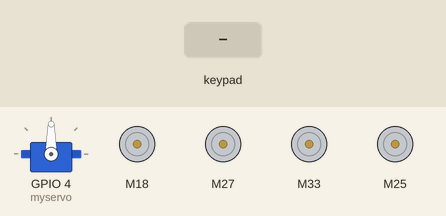
This sketch was run on a simulated ESP32. Parts: servo, 4 × DC motor (green arrow = forward, orange = backward, longer = faster). The inputs (shaded band) are chosen by the test bench. What the sketch prints to the serial monitor is not drawn.

Above: at 1.2 s.
1.3 s: key 'U' pressed
At 2.5 s:
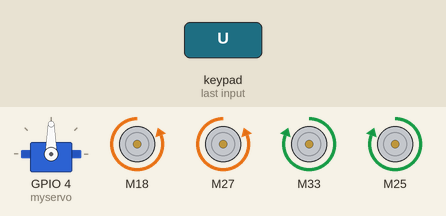
2.8 s: key 'D' pressed
At 3.7 s:
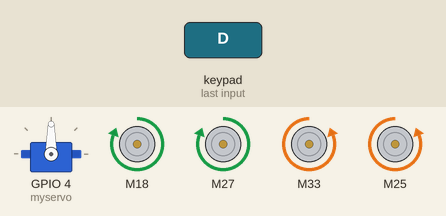
4.3 s: key 'L' pressed
At 4.8 s:
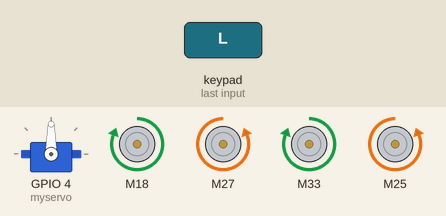
5.8 s: key 'R' pressed
At 7.0 s:
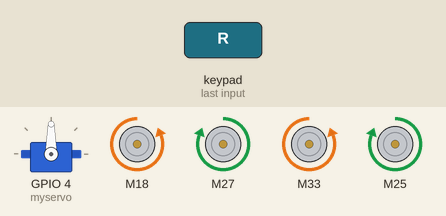
7.3 s: key 'X' pressed
At 8.3 s:
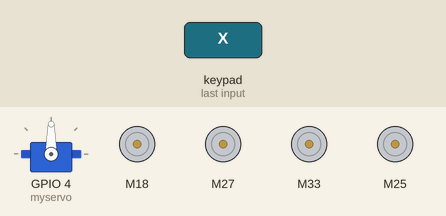
8.8 s: key 'O' pressed
At 9.4 s:
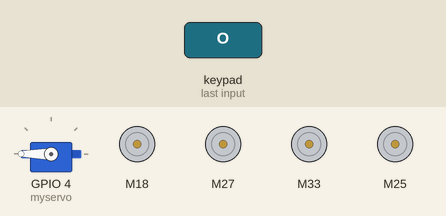
Timing chart, 0 to 11.3 s (numbered marks = the images above; inputs shaded):
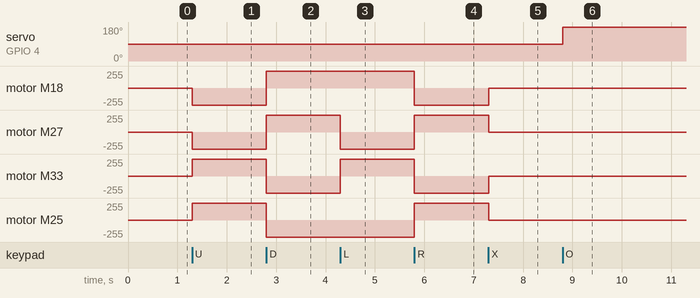

Measured:
- after the input at 1.3 s, motor M18, motor M27: stopped → backward 255/255 at once; motor M33, motor M25: stopped → forward 255/255 at once
- after the input at 2.8 s, motor M18, motor M27: backward 255/255 → forward 255/255 at once; motor M33, motor M25: forward 255/255 → backward 255/255 at once
- after the input at 4.3 s, motor M27: forward 255/255 → backward 255/255 at once; motor M33: backward 255/255 → forward 255/255 at once
- after the input at 5.8 s, motor M18, motor M33: forward 255/255 → backward 255/255 at once; motor M27, motor M25: backward 255/255 → forward 255/255 at once
- after the input at 7.3 s, motor M18, motor M33: backward 255/255 → stopped at once; motor M27, motor M25: forward 255/255 → stopped at once
- after the input at 8.8 s, servo on GPIO 4 (myservo): 90° → 180° at once

The sketch:

modulo_3_CFSTEM.ino
```cpp
/*
 **********PROYECTO BALAM 2024************
 *  Módulo #3
 *  Prueba de motores con Dabble D-Pad
 *  FASE CREA
 */
#include <ESP32Servo.h>
Servo myservo;

//Incluir libreria del TB6612
#include <TB6612_ESP32.h>
//Incluir libreria del Dabble
#include <DabbleESP32.h>
#define CUSTOM_SETTINGS
#define INCLUDE_GAMEPAD_MODULE

//Motor A
#define PWMA 15
#define AIN1 18
#define AIN2 5

//Motor A1
#define PWMA1 12
#define AIN11 33
#define AIN22 32

//Motor B
#define PWMB 2
#define BIN1 27
#define BIN2 14

//Motor B1
#define PWMB1 13
#define BIN11 25
#define BIN22 26

#define STBY 0
#define STBY1 22

const int offsetA = 1;
const int offsetB = 1;

const int offsetA1 = 1;
const int offsetB1 = 1;

//Iniciar motores
Motor motor1 = Motor(AIN1, AIN2, PWMA, offsetA, STBY,5000 ,8,1 );
Motor motor2 = Motor(BIN1, BIN2, PWMB, offsetB, STBY,5000 ,8,2 );

//Iniciar motores
Motor motor11 = Motor(AIN11, AIN22, PWMA1, offsetA1, STBY1,5000 ,8,4 );
Motor motor22 = Motor(BIN11, BIN22, PWMB1, offsetB1, STBY1,5000 ,8,5 );

void setup() {
  Serial.begin(115200);   // Iniciar el monitor serial
  Dabble.begin("Balam2");       //Nombre del BT
  myservo.attach(4);
}

void loop() {

  Dabble.processInput(); // Esperando conexión por BT
  Serial.println("KeyPressed: ");

  //Utilización de la XPAD (cruzeta) del control por DABBLE
  if (GamePad.isUpPressed())
  {
    back(motor1, motor2, 255);
    forward(motor11, motor22, 255);
    Serial.println("Adelante");
    delay(10);
  }

  if (GamePad.isDownPressed())
  {
     forward(motor1, motor2, 255);
     back(motor11, motor22, 255);
     Serial.println("Atrás");
     delay(10);

  }

  if (GamePad.isLeftPressed())
  {
     forward(motor1, motor11, 255);
     back(motor2, motor22, 255);
     Serial.println("Atrás");
     Serial.println("Izquierda");
     delay(10);

  }
  if (GamePad.isRightPressed())
  {
     forward(motor2, motor22, 255);
     back(motor1, motor11, 255);
     Serial.println("Derecha");
     delay(10);
  }
  //Bóton "X" para detener
  if (GamePad.isCrossPressed())
  {
    Serial.print("Cross");
     brake(motor1, motor2);
     brake(motor11, motor22);
     Serial.println("Detener");
     delay(10);
  }


  if (GamePad.isTrianglePressed())
  {
    Serial.print("Triangle");
      myservo.write(90);
  }
  if (GamePad.isSquarePressed())
  {
    Serial.print("Square");
    myservo.write(0);
  }

  if (GamePad.isCirclePressed())
  {
    Serial.print("Circle");
    myservo.write(180);
  }


  if (GamePad.isStartPressed())
  {
    Serial.print("Start");
  }

  if (GamePad.isSelectPressed())
  {
    Serial.print("Select");
  }
}
```
